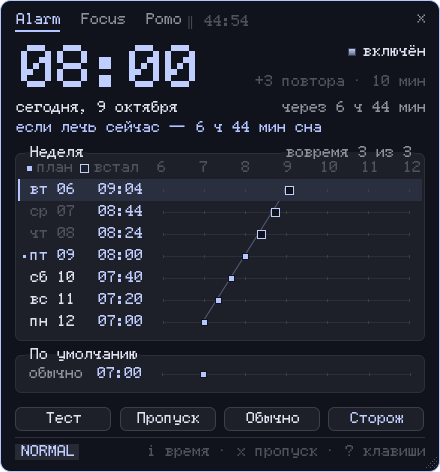
#> input picture assets/alarm-beta.png, 440 x 472 px
$ python -i wallpaper_pixel.py   (imports and definitions only)
#> lines starting #> are read from the running program, lines starting #| are printed output that depends on the picture
#!/usr/bin/env python3
"""Пиксельные обои: любые обои показываются как пиксель-арт. 03.10.2026.

    wallpaper_pixel.py get             -> on | off
    wallpaper_pixel.py on|off|toggle   переключить и применить
    wallpaper_pixel.py level [1..3]    размер пикселя: 1 мелкий, 2 средний, 3 крупный
    wallpaper_pixel.py make ФАЙЛ       сделать копию и напечатать путь (для проверок)

Просьба пользователя: «Можем сделать такую настройку: переключать все обои в пиксельные?
Чтобы это красиво, эстетично выглядело». Настройки → Visuals → «Пиксельные обои».

Как сделано. Сами файлы обоев не трогаются: рядом, в ~/.cache/wallpaper-pixel/, лежит
пиксельная копия, и она показывается вместо оригинала — тем же путём, что и размытая
(wallpaper_blur.py apply: он зовётся после каждой смены обоев, так что новые обои
становятся пиксельными сами). Палитра интерфейса по-прежнему берётся из оригинала.

Как получается «пиксель-арт», а не просто мозаика:
  1. картинка вписывается в экран и уменьшается в PIXEL раз (усреднением — без ряби);
  2. чуть прибавляются насыщенность и контраст — у пиксель-арта чистые цвета;
  3. цвета сводятся к палитре из COLORS оттенков, подобранной под саму картинку;
  4. перед этим добавляется упорядоченный узор 4×4 (Bayer): плавные переходы неба не
     рвутся на полосы, а получают «ретро-штриховку», как на старых приставках;
  5. увеличение обратно — без сглаживания, пиксели остаются квадратными.
Копия делается один раз на обои и размер (~1 с), дальше берётся готовая. Анимированные
обои (gif) не трогаются.
"""
import hashlib
import os
import subprocess
import sys

HERE = os.path.dirname(os.path.abspath(__file__))
STATE = os.path.expanduser("~/.config/hypr/state/wallpaper-pixel")
LEVEL_STATE = os.path.expanduser("~/.config/hypr/state/wallpaper-pixel-level")
CACHE = os.path.expanduser("~/.cache/wallpaper-pixel")
LEVELS = {1: ("мелкий", 3), 2: ("средний", 4), 3: ("крупный", 6)}     # сторона пикселя, px
DEFAULT_LEVEL = 2
COLORS = 40
DITHER = 16          # размах узора в ступенях яркости (0 — без штриховки)
SIZE = (1920, 1080)
KEEP = 40            # сколько копий держать в кэше


# [5 lines left out: function is_on, not called in this run]


def level():
    try:
        n = int(open(LEVEL_STATE).read().strip())
        return n if n in LEVELS else DEFAULT_LEVEL
    except (OSError, ValueError):
        return DEFAULT_LEVEL


# [5 lines left out: function _write, not called in this run]


def pixelated(path, size=SIZE):
    """Путь к пиксельной копии (делается при первом обращении); None — не вышло."""
#> called with path = '../../../assets/alarm-beta.png', size = (1920, 1080)
    if not path or path.lower().endswith((".gif", ".webm", ".mp4")):
        return None
    # Обои, которые уже пиксель-арт (в имени «pixelart», напр. искорки из
    # sparkle_wallpaper.py), показываются как есть: усреднение и растр съели
    # бы лучи толщиной в 2 px (08.10.2026).
    if "pixelart" in os.path.basename(path).lower():
        return None
    try:
        st = os.stat(path)
    except OSError:
        return None
    k = LEVELS[level()][1]
    key = hashlib.sha1(("%s|%d|%d|%d|%d|%dx%d" % (path, st.st_mtime_ns, k, COLORS, DITHER,
                                                  size[0], size[1])).encode()).hexdigest()[:16]
    out = os.path.join(CACHE, key + ".png")
    if os.path.isfile(out):
        os.utime(out)                              # «недавно нужна» — для уборки кэша
        return out
    try:
        import numpy as np
        from PIL import Image, ImageEnhance, ImageOps
        w, h = size
        im = ImageOps.fit(Image.open(path).convert("RGB"), (w, h), Image.LANCZOS)
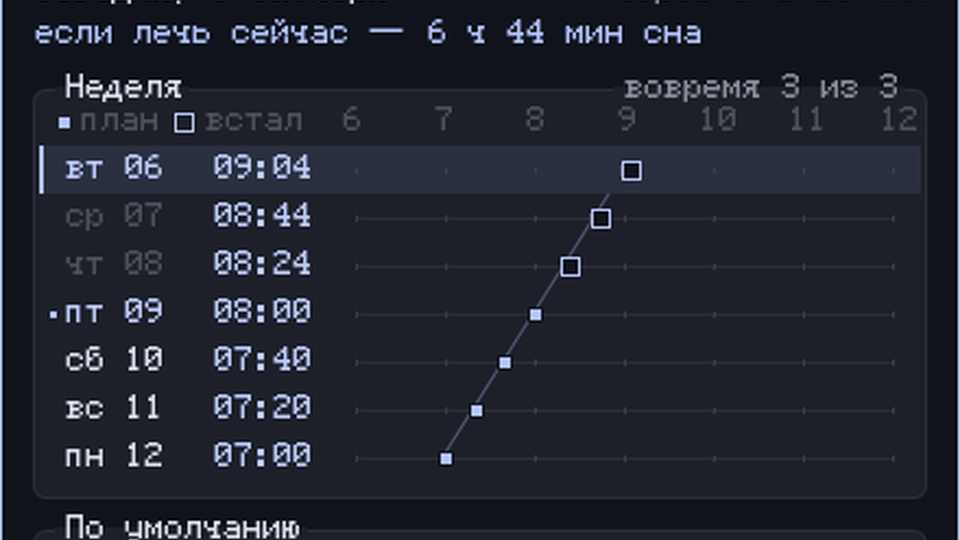
#> im: PIL image 1920x1080 RGB (shown at 1/2 size); mean R, G, B 34.1, 37, 48.3
        small = im.resize((max(1, w // k), max(1, h // k)), Image.BOX)
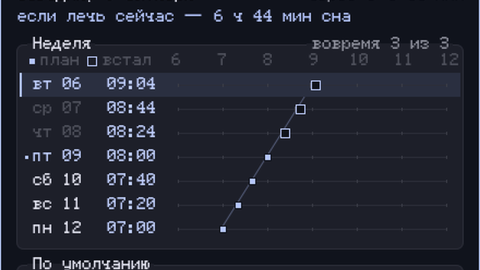
#> small: PIL image 480x270 RGB; mean R, G, B 34.1, 37, 48.4
        small = ImageEnhance.Color(small).enhance(1.15)
        small = ImageEnhance.Contrast(small).enhance(1.06)
        # палитра — по картинке без узора, иначе в неё попали бы «шумовые» цвета
        pal = small.quantize(colors=COLORS, method=Image.MEDIANCUT, kmeans=2, dither=Image.NONE)
        if DITHER:
            bayer = np.array([[0, 8, 2, 10], [12, 4, 14, 6], [3, 11, 1, 9], [15, 7, 13, 5]],
                             dtype=np.float32) / 16 - 0.5
            a = np.asarray(small, dtype=np.float32)
            t = np.tile(bayer, (a.shape[0] // 4 + 1, a.shape[1] // 4 + 1))[:a.shape[0], :a.shape[1], None]
            small = Image.fromarray(np.clip(a + t * DITHER, 0, 255).astype(np.uint8))
        res = small.quantize(palette=pal, dither=Image.NONE).convert("RGB").resize((w, h), Image.NEAREST)
        os.makedirs(CACHE, exist_ok=True)
        tmp = out + ".tmp.png"
        res.save(tmp, optimize=False, compress_level=3)
        os.replace(tmp, out)
        _prune()
        return out
    except Exception as e:
        print("пиксельные обои: %s" % e, file=sys.stderr)
        return None


def _prune():
    try:
        files = sorted((os.path.join(CACHE, n) for n in os.listdir(CACHE) if n.endswith(".png")),
                       key=os.path.getmtime, reverse=True)
        for old in files[KEEP:]:
            os.remove(old)
    except OSError:
        pass


# [37 lines left out: functions apply, main, not called in this run]


# [2 lines not run here, left out]

>>> result = pixelated('../../../assets/alarm-beta.png')

$ run again, on assets/app-list-cleanup.png
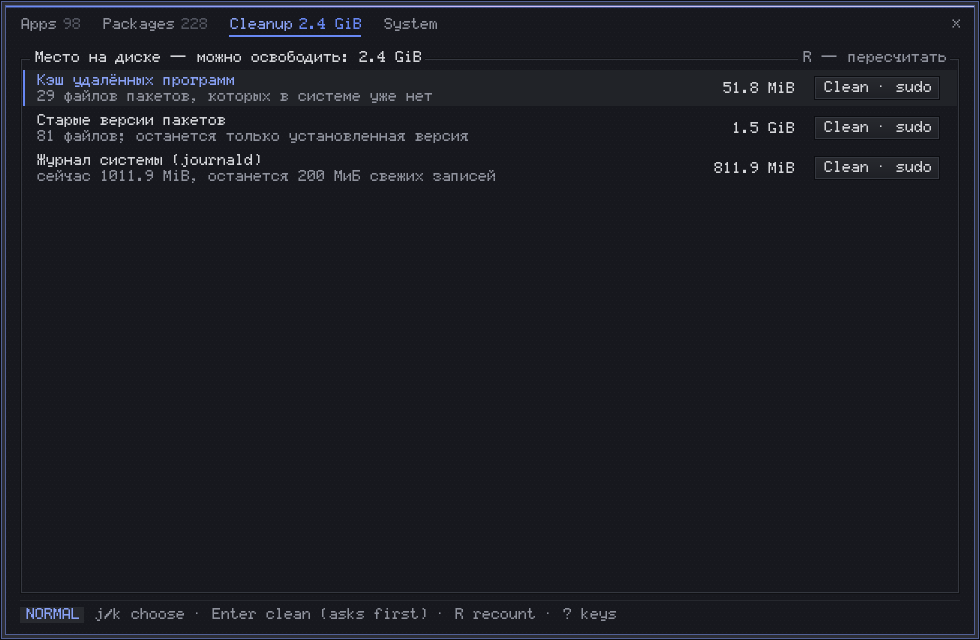
#> input picture assets/app-list-cleanup.png, 980 x 640 px
#> in pixelated, `im = ImageOps.fit(Image.open(path).convert("RGB"), (w, h), Image.LANCZ..`:
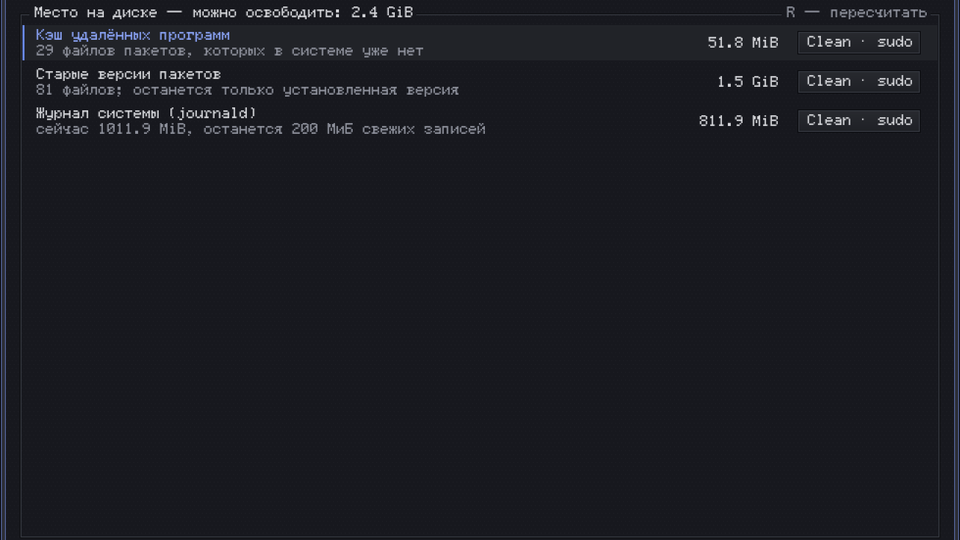
#> im: PIL image 1920x1080 RGB (shown at 1/2 size); mean R, G, B 26.8, 28, 34.3
#> in pixelated, `small = im.resize((max(1, w // k), max(1, h // k)), Image.BOX)`:
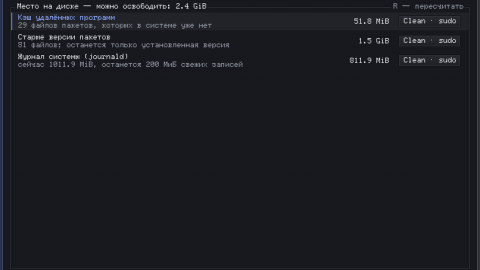
#> small: PIL image 480x270 RGB; mean R, G, B 27, 28.2, 34.4
